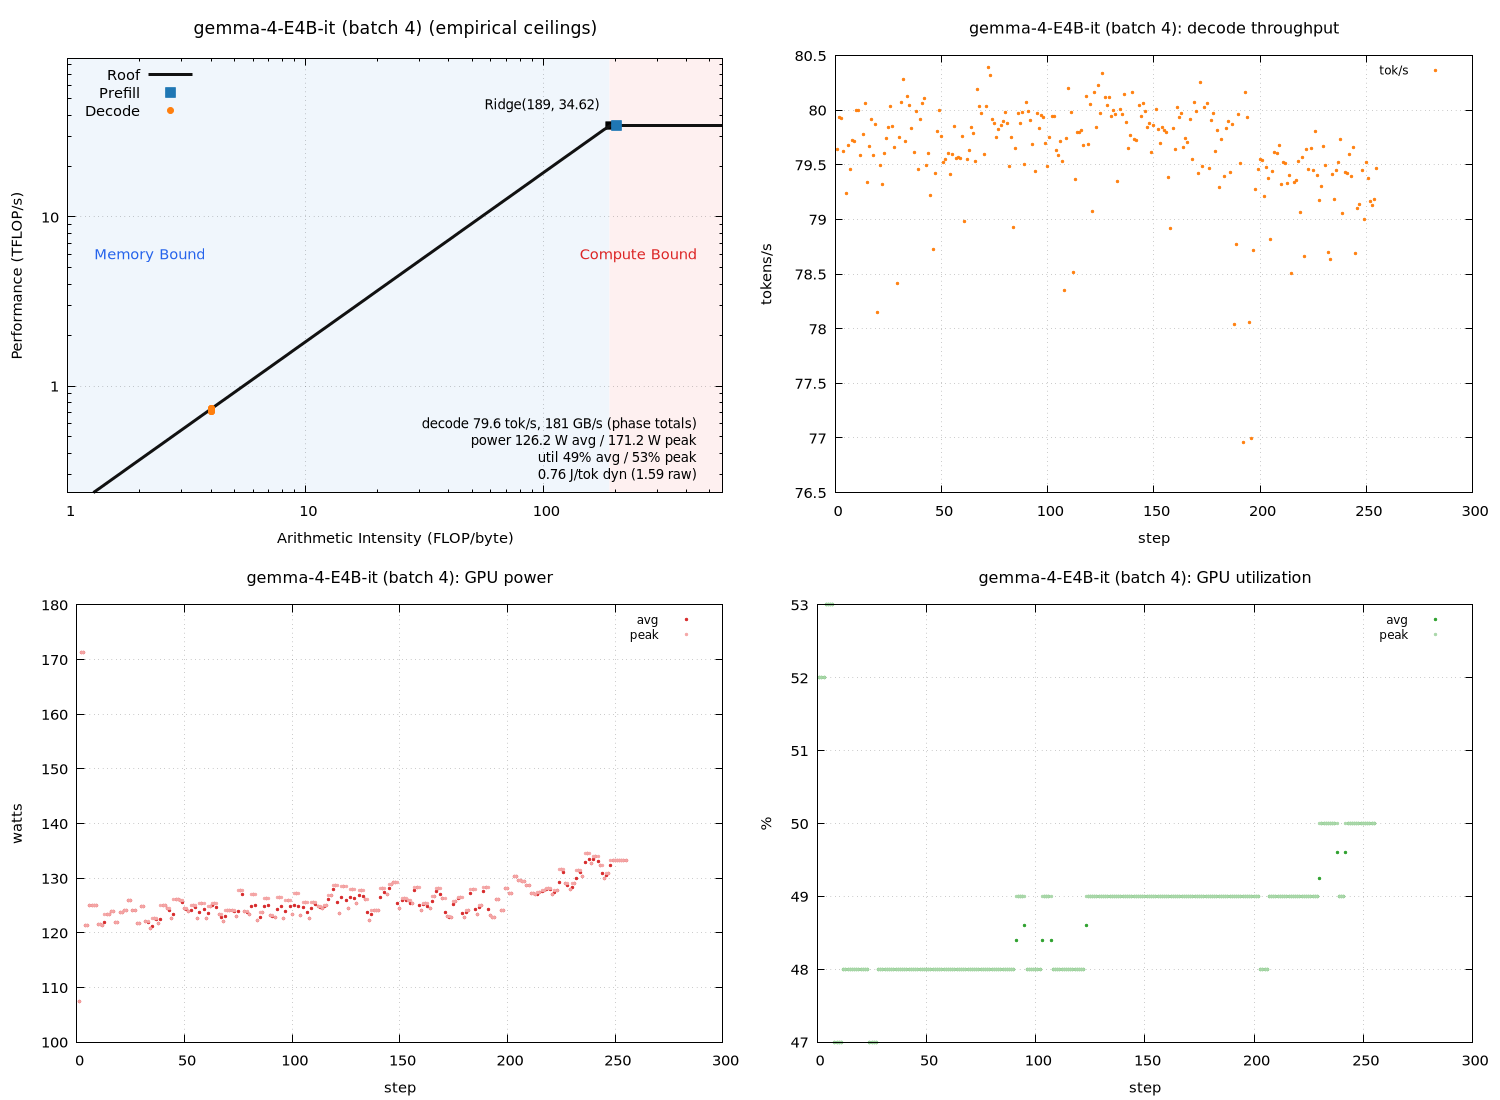

This chart was generated by the following gnuplot code:
set terminal pngcairo size 1500,1100 enhanced font 'Sans,11'
set output 'sweep_a100_tf/gemma_b004_roofline.png'
set datafile separator "\t"
set datafile missing 'NaN'
set multiplot layout 2,2
unset label
unset object
unset arrow
set title "gemma-4-E4B-it (batch 4) (empirical ceilings)" font ',13'
set xlabel "Arithmetic Intensity (FLOP/byte)"
set ylabel "Performance (TFLOP/s)"
set logscale xy
set xrange [1:567.115]
set yrange [0.234367:86.5556]
set grid xtics ytics
set key top left
set object 1 rectangle from graph 0, graph 0 to first 189.038, graph 1 \
    fillcolor rgb '#dce9f7' fillstyle solid 0.45 noborder behind
set object 2 rectangle from first 189.038, graph 0 to graph 1, graph 1 \
    fillcolor rgb '#fbdcdc' fillstyle solid 0.45 noborder behind
set label 1 "Memory Bound" at graph 0.04, graph 0.55 left \
    textcolor rgb '#2563eb' font ',11'
set label 2 "Compute Bound" at graph 0.96, graph 0.55 right \
    textcolor rgb '#dc2626' font ',11'
set label 3 "Ridge(189, 34.62)" \
    at first 189.038, first 34.6223 right \
    point pointtype 5 pointsize 1.2 \
    offset character -1.5, character 1 font ',10'
set label 4 "decode 79.6 tok/s, 181 GB/s (phase totals)\npower 126.2 W avg / 171.2 W peak\nutil 49% avg / 53% peak\n0.76 J/tok dyn (1.59 raw)" at graph 0.96, graph 0.16 right font ',10'
peak_t = 34.6223
peak_b = 183.149
roof(x) = (x * peak_b / 1000.0 < peak_t) ? x * peak_b / 1000.0 : peak_t
plot roof(x) with lines linewidth 3 linecolor rgb '#111111' title 'Roof', \
     'sweep_a100_tf/gemma_b004_roofline.dat' using 3:(strcol(2) eq 'prefill' ? $4 : 1/0) with points \
         pointtype 5 pointsize 1.6 linecolor rgb '#1f77b4' title 'Prefill', \
     'sweep_a100_tf/gemma_b004_roofline.dat' using 3:(strcol(2) eq 'decode' ? $4 : 1/0) with points \
         pointtype 7 pointsize 1.0 linecolor rgb '#ff7f0e' title 'Decode'

unset label
unset object
unset arrow
unset logscale
set xrange [*:*]
set yrange [*:*]
set title "gemma-4-E4B-it (batch 4): decode throughput" font ',12'
set xlabel "step"
set ylabel "tokens/s"
set grid xtics ytics
set key top right font ',9'
plot 'sweep_a100_tf/gemma_b004_roofline.dat' using 1:(strcol(2) eq 'decode' ? $5 : 1/0) with points pointtype 7 pointsize 0.4 linecolor rgb '#ff7f0e' title 'tok/s'

unset label
unset object
unset arrow
unset logscale
set xrange [*:*]
set yrange [*:*]
set title "gemma-4-E4B-it (batch 4): GPU power" font ',12'
set xlabel "step"
set ylabel "watts"
set grid xtics ytics
set key top right font ',9'
plot 'sweep_a100_tf/gemma_b004_roofline.dat' using 1:(strcol(2) eq 'decode' ? $6 : 1/0) with points pointtype 7 pointsize 0.4 linecolor rgb '#d62728' title 'avg', \
     'sweep_a100_tf/gemma_b004_roofline.dat' using 1:(strcol(2) eq 'decode' ? $8 : 1/0) with points pointtype 7 pointsize 0.4 linecolor rgb '#f4a6a6' title 'peak'

unset label
unset object
unset arrow
unset logscale
set xrange [*:*]
set yrange [*:*]
set title "gemma-4-E4B-it (batch 4): GPU utilization" font ',12'
set xlabel "step"
set ylabel "%"
set grid xtics ytics
set key top right font ',9'
plot 'sweep_a100_tf/gemma_b004_roofline.dat' using 1:(strcol(2) eq 'decode' ? $7 : 1/0) with points pointtype 7 pointsize 0.4 linecolor rgb '#2ca02c' title 'avg', \
     'sweep_a100_tf/gemma_b004_roofline.dat' using 1:(strcol(2) eq 'decode' ? $9 : 1/0) with points pointtype 7 pointsize 0.4 linecolor rgb '#a9d7a9' title 'peak'

unset multiplot
